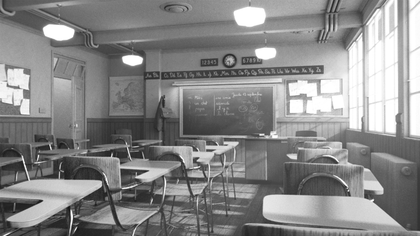
%> input picture HW3/data/scene/bayer_cam1.png, 420 x 236 px, shrunk from 960 x 540 before the run
$ octave hw3_main.m   (GNU Octave 9; MATLAB toolbox functions it lacks are replaced by stand-ins)
%> lines starting %> are read from the running program, lines starting %| are printed output that depends on the picture
### HW3/code/bayer_to_rgb_bicubic.m
%% HW3-a
% Generate the rgb image from the bayer pattern image using linear and
% bicubic interpolation.
function rgb_img = bayer_to_rgb_bicubic(bayer_img)

    %%%%%%%%%%%%%%%%%%%%%%%%%%%%%%%%%%%%%%
    % Your code here
    [h,w] = size(bayer_img);
    I = uint8(zeros(h,w,3));
    R = uint8(zeros(h,w));
    G = uint8(zeros(h,w));
    B = uint8(zeros(h,w));
    for i = 1:h
        for j = 1:w
            if mod(i,2)==1 && mod(j,2)==1
                R(i,j) = bayer_img(i,j);
            elseif mod(i,2)==0 && mod(j,2)==0
                B(i,j) = bayer_img(i,j);
            else
                G(i,j) = bayer_img(i,j);
            end
        end
    end
    Rh = imfilter(R, [1,0,1]/2);
    Rv = imfilter(R, [1;0;1]/2);
    Rd = imfilter(R, [1,0,1;0,0,0;1,0,1]/4);
    R = R+Rh+Rv+Rd;
    Bh = imfilter(B, [1,0,1]/2);
    Bv = imfilter(B, [1;0;1]/2);
    Bd = imfilter(B, [1,0,1;0,0,0;1,0,1]/4);
    B = B+Bh+Bv+Bd;
    Gc = imfilter(G, [0 1 0; 1 0 1; 0 1 0]/4);
    G = G+Gc;
    I(:,:,1) = R;
    I(:,:,2) = G;
    I(:,:,3) = B;
    rgb_img = I;

    %%%%%%%%%%%%%%%%%%%%%%%%%%%%%%%%%%%%%%

end

### HW3/code/hw3_main.m
%% MATLAB version R2020a

% Read bayer pattern images
data_path = '../data/scene/';
img_path_1 = [data_path,'bayer_cam1.png'];
img_path_2 = [data_path,'bayer_cam2.png'];
bayer_img1 = imread(img_path_1);
%> bayer_img1 is the input picture: size 236x420 uint8; min 18, max 255, mean 136.3
bayer_img2 = imread(img_path_2);
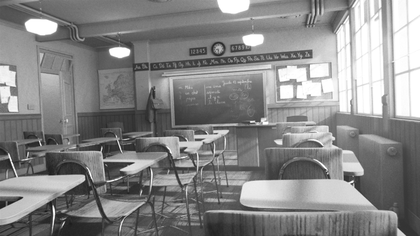
%> input picture HW3/data/scene/bayer_cam2.png, 420 x 236 px, shrunk from 960 x 540 before the run
%> bayer_img2 is the input picture: size 236x420 uint8; min 23, max 255, mean 135.6

%% HW3-a
% Bayer pattern bicubic in
terpolation
%> (this line was passed over: terpolation is not available in this run)
img1 = bayer_to_rgb_bicubic(bayer_img1);
%> after the loop in bayer_to_rgb_bicubic, `for i = 1:h`:
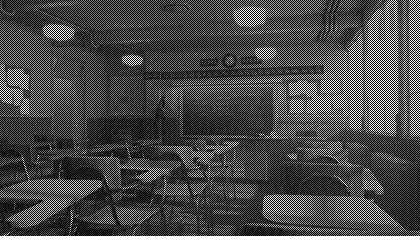
%> G: size 236x420 uint8; min 0, max 255, mean 68.2
img2 = bayer_to_rgb_bicubic(bayer_img2);
%> after the loop in bayer_to_rgb_bicubic (call 2), `for i = 1:h`:
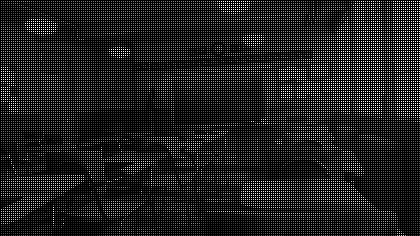
%> B: size 236x420 uint8; min 0, max 255, mean 33.9; mean of the top-left, top-right, bottom-left and bottom-right quarters 31.3, 46.4, 26.7, 31.1
%> after the loop in bayer_to_rgb_bicubic (call 2), `for i = 1:h`:
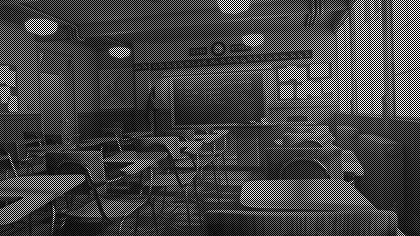
%> G: size 236x420 uint8; min 0, max 255, mean 67.8
%> after the loop in bayer_to_rgb_bicubic (call 2), `for i = 1:h`:
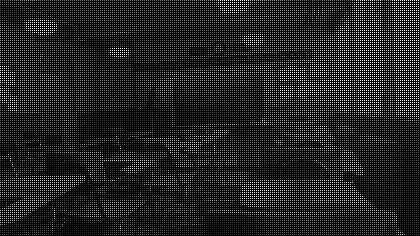
%> R: size 236x420 uint8; min 0, max 255, mean 33.9; mean of the top-left, top-right, bottom-left and bottom-right quarters 31.3, 46.3, 26.7, 31.3
%> in bayer_to_rgb_bicubic (call 2), `I(:,:,2) = G;`:
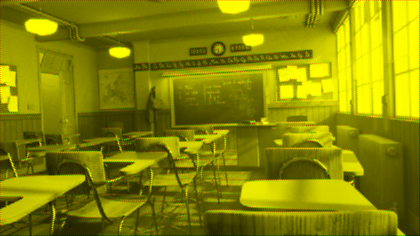
%> I: size 236x420x3 uint8; mean R, G, B 135.4, 135.5, 0
%> in bayer_to_rgb_bicubic (call 2), `I(:,:,3) = B;`:
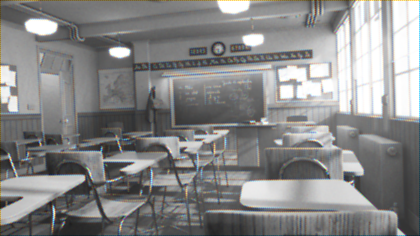
%> I: size 236x420x3 uint8; mean R, G, B 135.4, 135.5, 135.3
% [8 lines of commented-out code are left out]
%> (the run ends here)
